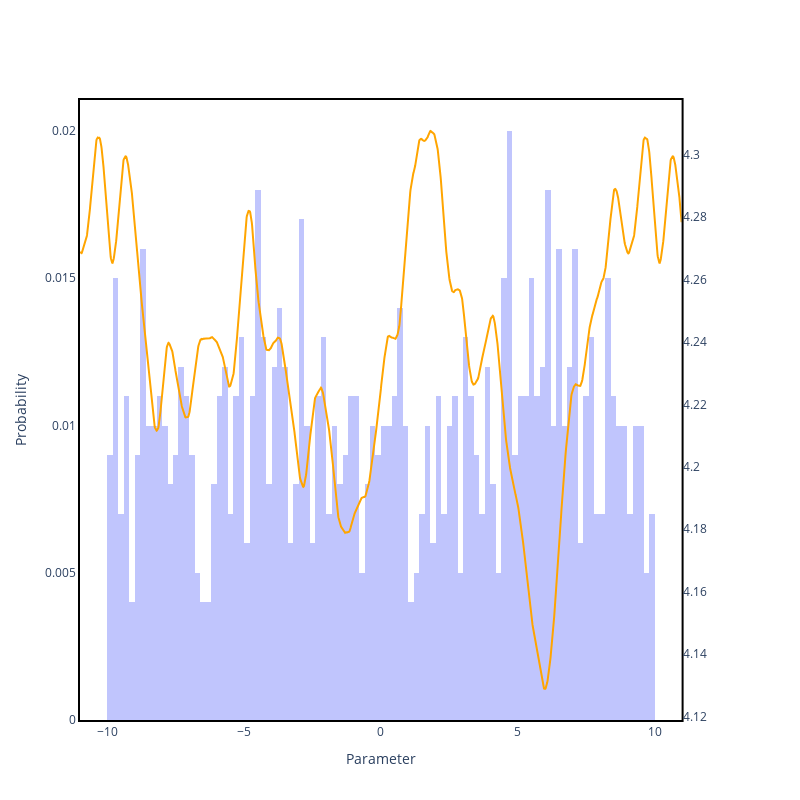

Notebook code for this chart:
### Code cell
fig3 = plot_prelim_results(bounds, res, model, pointdata, final_params_adam)
fig3.show()

### Figure 1 — Plotly figure (JSON) as saved in the notebook; plotly's stock layout.template omitted (floating-point values rounded to 4 significant figures; data arrays with more than 128 entries replaced by an {"elided": "..."} marker saying what was removed)
{"data": [{"line": {"color": "orange"}, "type": "scatter", "x": {"elided": "2200 float values"}, "xaxis": "x", "y": {"elided": "2200 float values"}, "yaxis": "y2"}, {"alignmentgroup": "True", "bingroup": "x", "cumulative": {"enabled": false}, "histnorm": "probability", "hovertemplate": "variable=0<br>value=%{x}<br>probability=%{y}<extra></extra>", "legendgroup": "0", "marker": {"color": "#636efa", "opacity": 0.4, "pattern": {"shape": ""}}, "name": "0", "nbinsx": 120, "offsetgroup": "0", "orientation": "v", "showlegend": true, "type": "histogram", "x": {"elided": "1000 float values"}, "xaxis": "x", "yaxis": "y"}], "layout": {"height": 800, "plot_bgcolor": "rgba(0,0,0,0)", "showlegend": false, "width": 800, "xaxis": {"anchor": "y", "domain": [0, 0.94], "linecolor": "black", "linewidth": 2, "mirror": true, "showline": true, "title": {"text": "Parameter"}}, "yaxis": {"anchor": "x", "domain": [0, 1], "linecolor": "black", "linewidth": 2, "mirror": true, "showline": true, "title": {"text": "Probability"}}, "yaxis2": {"anchor": "x", "overlaying": "y", "side": "right"}}}
